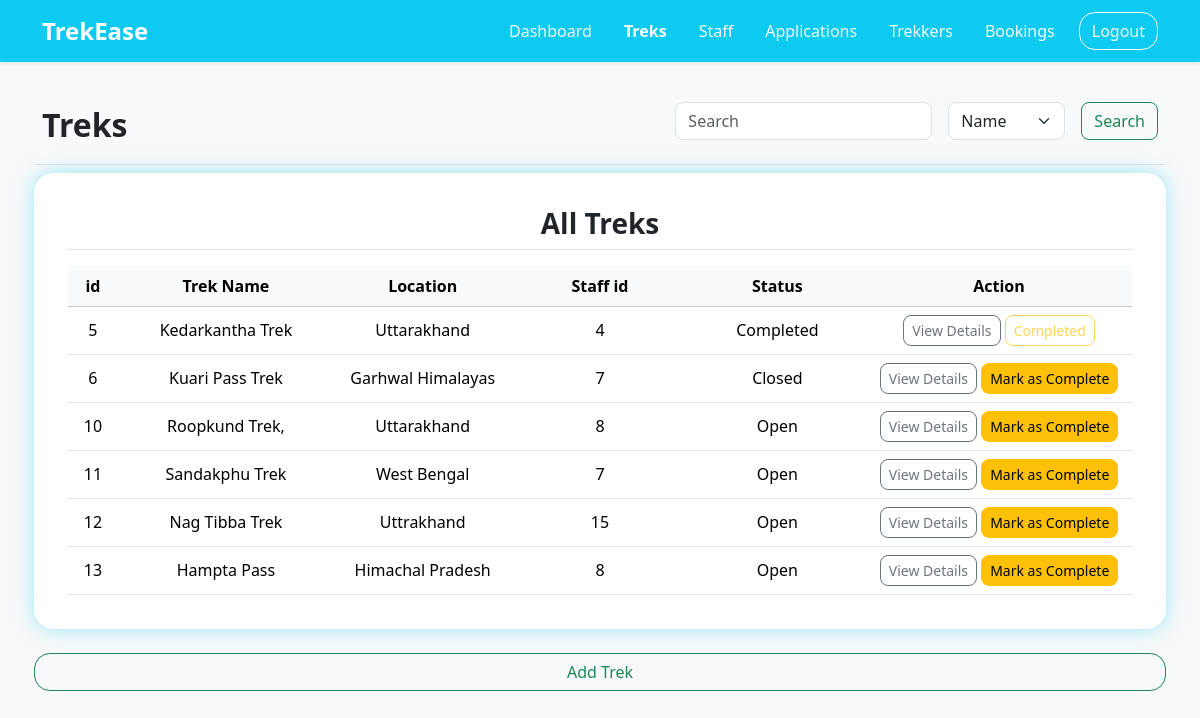
The page /treks on the database as committed earlier.
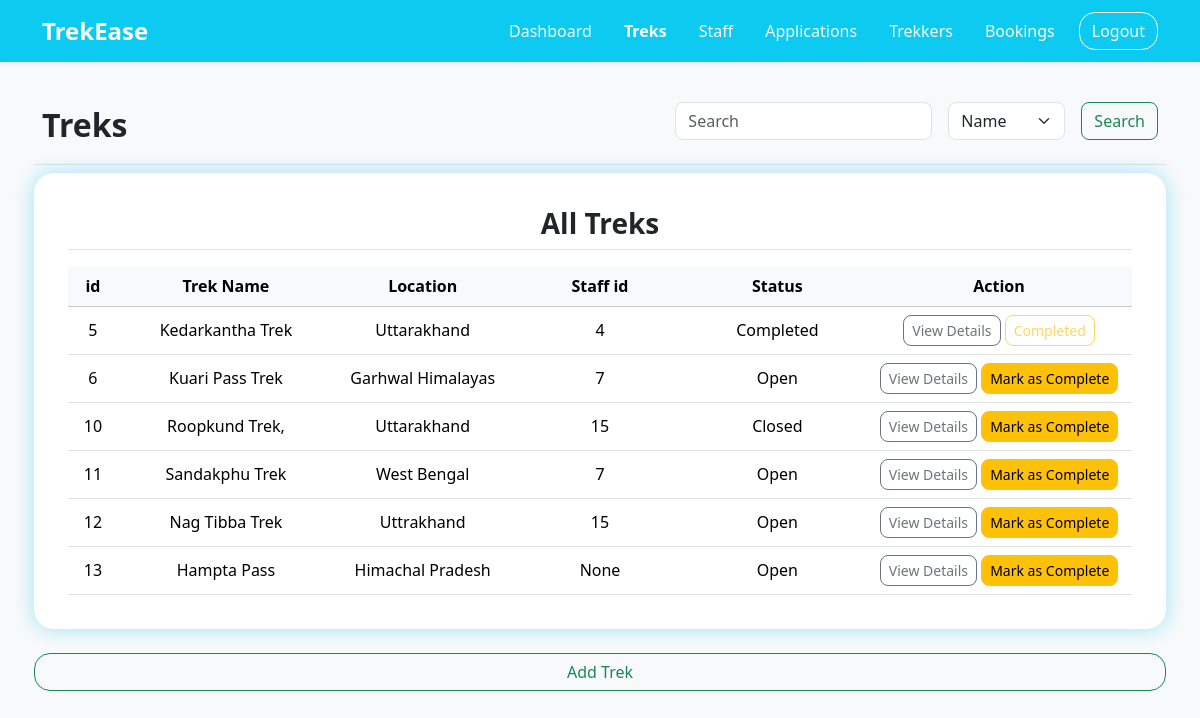
The same page on the database as committed later.
### application/models.py (models this page shows)
class Trek(db.Model):
    __tablename__ = "trek"
    id = db.Column(db.Integer(), primary_key=True)
    trek_name = db.Column(db.String(30), unique=True, nullable=False)
    location = db.Column(db.String(), nullable=False)
    difficulty = db.Column(db.String(), nullable=False)
    duration = db.Column(db.Integer(), nullable=False)
    available_slots = db.Column(db.Integer(), nullable=False)
    staff_id = db.Column(db.Integer(), db.ForeignKey("user.id"))
    status = db.Column(db.String(), default="Open", nullable=False)
    start_date = db.Column(db.Date, nullable=False)
    end_date = db.Column(db.Date, nullable=False)
    description = db.Column(db.Text)
    image = db.Column(db.String(), nullable=False)
    created_at = db.Column(db.Date, default=date.today, nullable=False)
    bookings = db.relationship("Booking", backref="trek")

### application/controllers.py (the view)
@app.route("/treks")
def treks():
    treks = Trek.query.all()
    return render_template("/admin/treks.html",treks=treks)

### templates/admin/treks.html (shortened to what the changed rows need)
<!DOCTYPE html>
<html lang="en">
<head>
    <link href="https://cdn.jsdelivr.net/npm/bootstrap@5.3.2/dist/css/bootstrap.min.css" rel="stylesheet">
    <link rel="stylesheet" href="/static/style.css">
</head>
<body class="d-flex flex-column min-vh-100 bg-light">
    <div class="container text-center">
        <div class="text-center mt-4">
            <div class="row my-4 g-3">
                <div class="mb-2 d-flex justify-content-between align-items-center w-100 border-bottom pb-2">
                    <h2 class="fw-semibold">Treks</h2>
                </div>
                <div class="admin-tables mb-2">
                    <table class="table table-hover align-middle mb-0">
                        <thead class="text-center table-light sticky-top">
                            <tr>
                                <th scope="col">id</th>
                                <th scope="col">Trek Name</th>
                                <th class="col-2"scope="col">Location</th>
                                <th class="col-2" scope="col">Staff id</th>
                                <th class="col-2" scope="col">Status</th>
                                <th class="col-3" scope="col">Action</th>
                            </tr>
                        </thead>
                        <tbody class="text-center">
                            {% for trek in treks %}
                            <tr>
                                <td>{{trek.id}}</td>
                                <td>{{trek.trek_name}}</td>
                                <td>{{trek.location}}</td>
                                <td>{{trek.staff_id}}</td>
                                <td>{{trek.status}}</td>
                                <td>
                                    <a href="/details/1/trek/{{trek.id}}"
                                    class="btn btn-outline-secondary btn-sm rounded-3">View Details</a>
                                    {% if trek.status != 'Completed' %}
                                    <a href="/admin_update/trek/complete/{{trek.id}}"
                                        class=" btn btn-warning rounded-3 btn-sm ">Mark as Complete</a>
                                    {% elif trek.status == 'Completed' %}
                                    <a href="/admin_update/trek/complete/{{trek.id}}"
                                        class=" btn btn-outline-warning rounded-3 btn-sm disabled">Completed</a>
                                    {% endif %}
                                </td>
                            </tr>
                            {% endfor %}
                        </tbody>
                    </table>
                </div>
            </div>
        </div>
    </div>
</body>
</html>

Rows that differ between the two databases and show on the page:
changed Trek "Kuari Pass Trek": status "Closed" → "Open"
changed Trek "Roopkund Trek,": staff_id "8" → "15"; status "Open" → "Closed"
changed Trek "Hampta Pass": staff_id "8" → "None"
